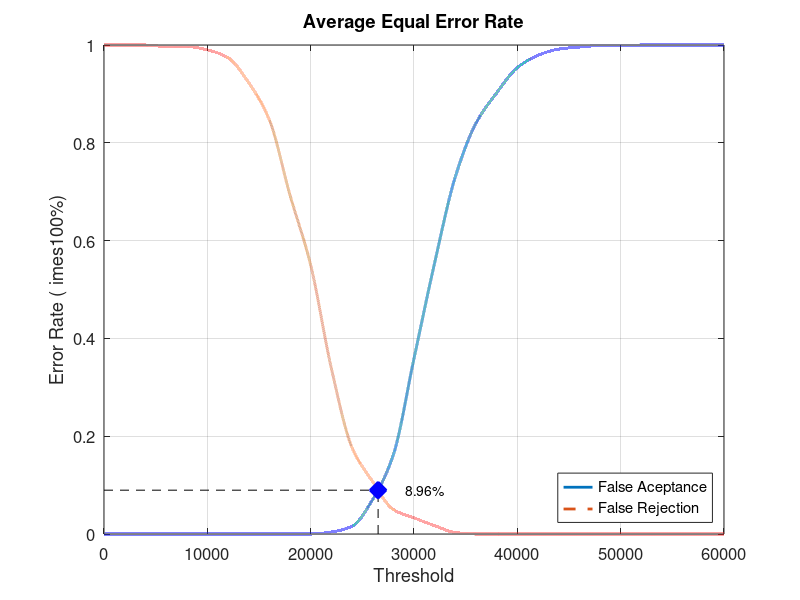
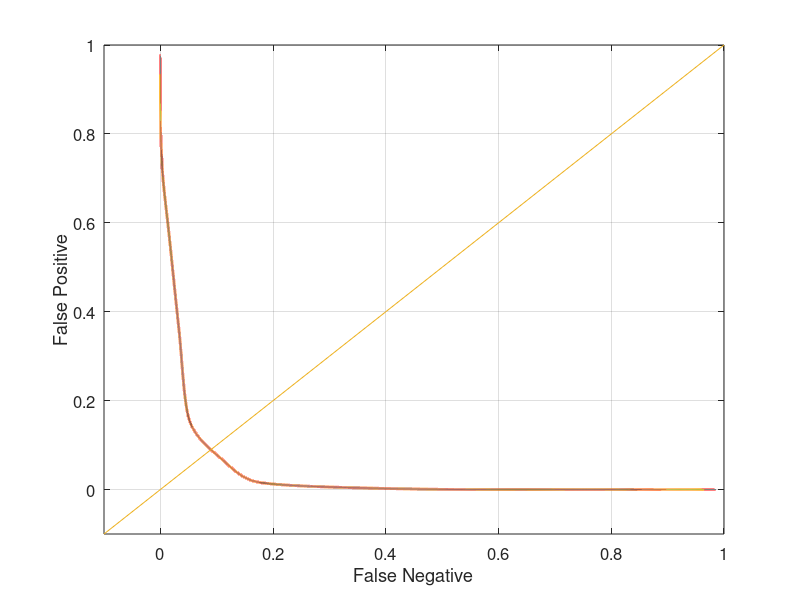

These figures' MATLAB source, in order:
close all;
clear;
clc;
x = 0:2000:60000;
xq = 0:0.5:60000;

y0 = [0 0 0 0 0 0 0 0 0 0 0 0.00421053 0.0157895 0.0705263 0.162105 0.358947 0.554737 0.730526 0.84 0.902105 0.953684 0.978947 0.991579 0.99579 0.998947 0.998947 1 1 1 1 1]
yy0 = interp1(x, y0, xq, 'pchip');
y1 = [1 1 1 0.997 0.997 0.99 0.974 0.923 0.847 0.693 0.55 0.339 0.177 0.107 0.05 0.033 0.017 0.003 0 0 0 0 0 0 0 0 0 0 0 0 0]
yy1 = interp1(x, y1, xq, 'pchip');

% Calculating EER: 
y2 = abs(y0 - y1);
find(y2 == min(y2))
yy2 = abs(yy0 - yy1);
xEER = find(yy2 == min(yy2));
xEERIndex = xq(xEER) % X-axis EER
yEER = yy0(xEER) % Y-axis EER

main = figure
plot(xq, yy0,'-','LineWidth', 2);	hold on
plot(xq, yy1,'--','LineWidth', 2);	hold on
plot([xEERIndex xEERIndex], [0 yEER], 'k--');	hold on
plot([0 xEERIndex], [yEER yEER], 'k--');	hold on
plot(xEERIndex, yEER, 'bx', 'LineWidth', 10);	hold on
text(xEERIndex + 10 * xEERIndex / 100, yEER, [num2str(round((10000 * yEER)) / 100) '%'])
legend('False Aceptance', 'False Rejection', 'Location', 'SouthEast')
xlabel('Threshold')
ylabel('Error Rate (	imes100%)')
title('Average Equal Error Rate')
set(gca, 'FontSize', 12)
axis([0 60000 0 1])
grid on

print(main, 'Database2AverageMain', '-dpng');
FNRxFPR = figure('Color', [1 1 1]);
plot(yy1, yy0, '-', yy1, yy0, 'LineWidth', 2);
hold on
y = -0.1:0.1:1
plot(y, y); 
set(gca, 'FontSize', 12)
xlabel('False Negative')
ylabel('False Positive')
axis([-0.1 1 -0.1 1])
set(gca, 'FontSize', 12)
grid on

print(FNRxFPR, 'Database2AverageFNRxFPR','-dpng');
